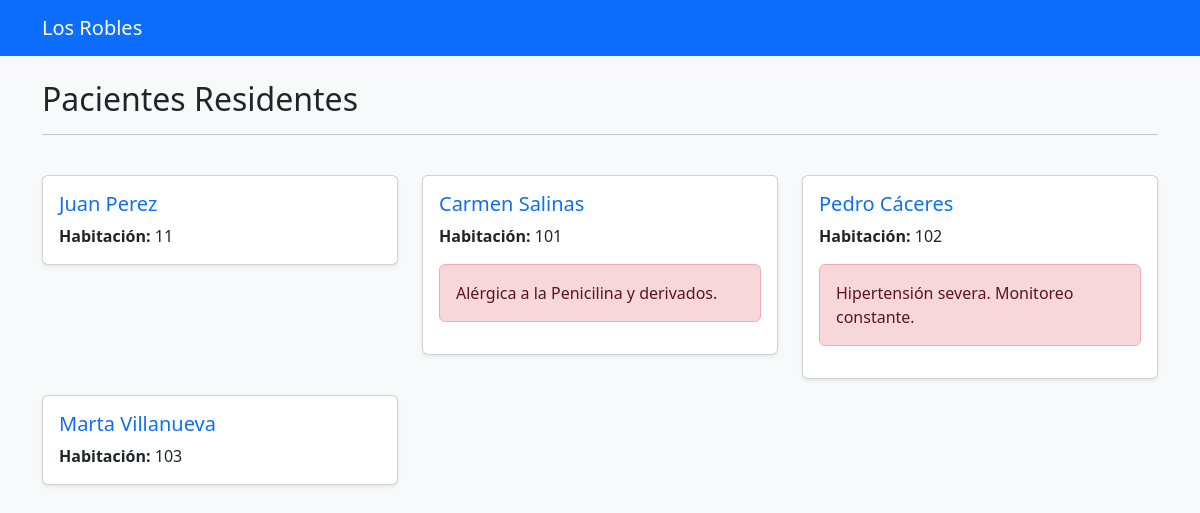
Before: /residentes/ with the older database file.
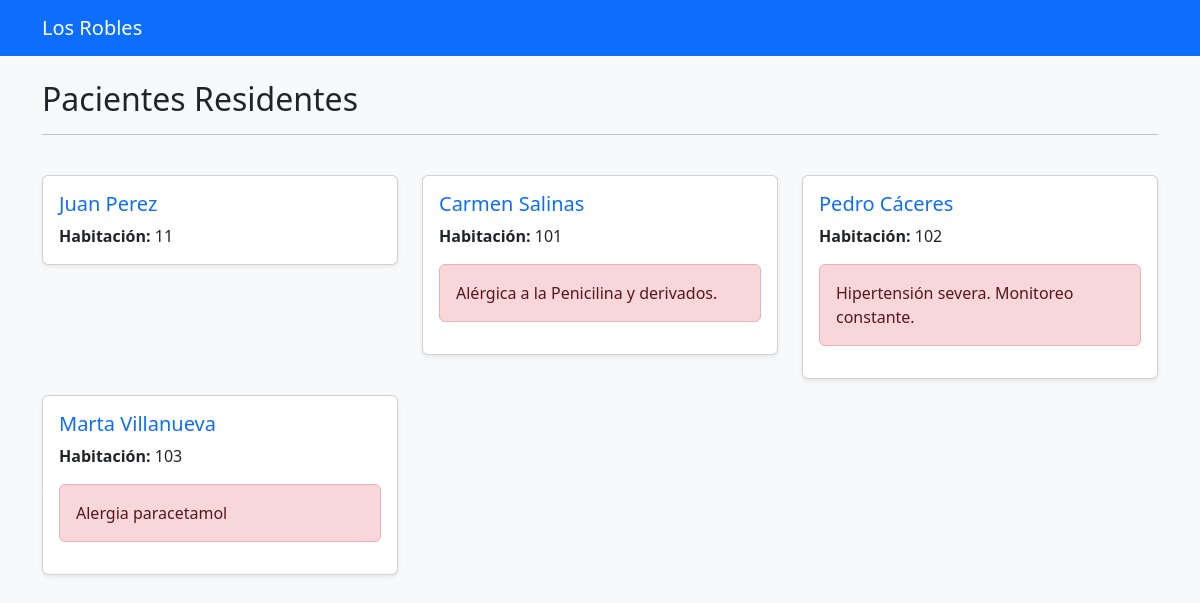
After: the same page with the newer database file.
### gestion/models.py (models this page shows, shortened)
class Residente(models.Model):
    rut = models.CharField(max_length=12, unique=True)
    nombre = models.CharField(max_length=100)
    apellido = models.CharField(max_length=100)
    habitacion_numero = models.IntegerField()
    alertas_criticas = models.TextField(blank=True, help_text="Alergias o condiciones especiales")
    activo = models.BooleanField(default=True)
    diagnostico_principal = models.CharField(max_length=200, blank=True, default="No especificado")
    contacto_familiar = models.CharField(max_length=200, blank=True, help_text="Nombre y Teléfono")
    condicion_deglucion = models.CharField(max_length=200, blank=True, default="Normal", help_text="Ej: Normal, Molido, Sonda")

### gestion/views.py (the view)
# urls.py: path('residentes/', views.lista_residentes, name='lista_residentes'),
def lista_residentes(request):
    residentes_db = Residente.objects.all()
    contexto = {
        'lista_de_residentes': residentes_db
    }
    return render(request, 'gestion/lista_residentes.html', contexto)

### gestion/templates/gestion/lista_residentes.html
{% extends 'gestion/base.html' %}
{% block contenido %}
<div class="row">
    <div class="col-12 mb-4">
        <h2>Pacientes Residentes </h2>
        <hr>
    </div>
    {% for residente in lista_de_residentes %}
    <div class="col-md-4 mb-3">
        <div class="card shadow-sm">
            <div class="card-body">
                <h5 class="card-title text-primary">{{ residente.nombre }} {{ residente.apellido }}</h5>
                <p class="card-text"><strong>Habitación:</strong> {{ residente.habitacion_numero }}</p>
                {% if residente.alertas_criticas %}
                <div class="alert alert-danger" role="alert">
                     {{ residente.alertas_criticas }}
                </div>
                {% endif %}
            </div>
        </div>
    </div>
    {% endfor %}
</div>
{% endblock %}

Changed rows visible on the page:
changed Residente "Marta": alertas_criticas (not shown) → "Alergia paracetamol"
